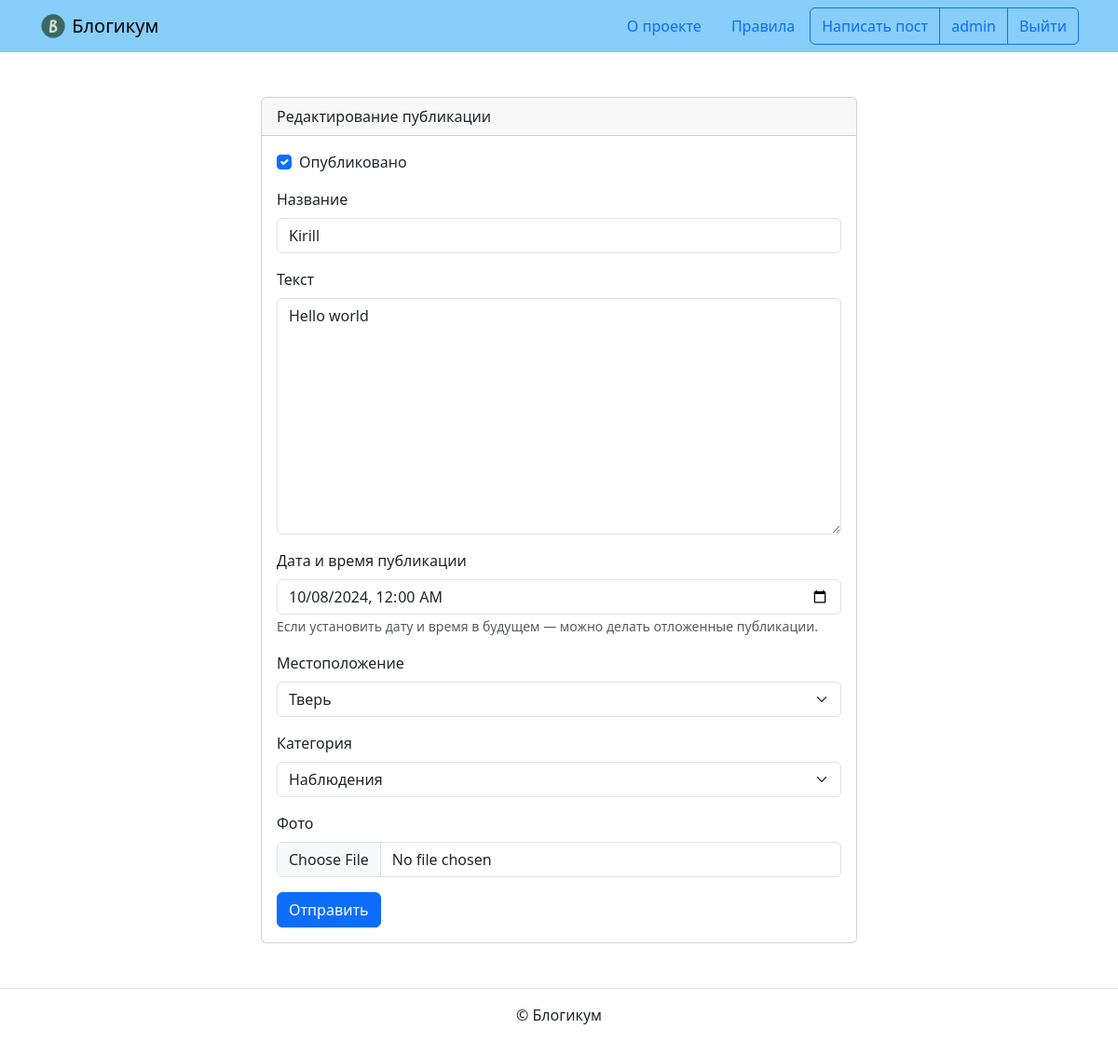
Screenshot of /posts/47/edit/ (signed in) with the database file from the repository.
### blog/models.py (models this page shows, shortened)
class BaseModel(models.Model):
    is_published = models.BooleanField(default=True,
                                       verbose_name='Опубликовано',
                                       help_text=('Снимите галочку, ',
                                                  'чтобы скрыть публикацию.'))
    created_at = models.DateTimeField(auto_now_add=True,
                                      verbose_name='Добавлено')
    class Meta:
        abstract = True

class Post(BaseModel):
    title = models.CharField(max_length=256, verbose_name='Название')
    text = models.TextField(verbose_name='Текст')
    pub_date = models.DateTimeField(
        verbose_name='Дата и время публикации',
        help_text=(
            "Если установить дату и время в будущем — "
            "можно делать отложенные публикации."
        )
    )
    author = models.ForeignKey(
        User,
        on_delete=models.CASCADE,
        verbose_name='Автор публикации',
        related_name='posts'
    )
    location = models.ForeignKey(
        'Location',
        on_delete=models.SET_NULL,
        null=True,
        verbose_name='Местоположение',
        related_name='posts'
    )
    category = models.ForeignKey(
        'Category',
        on_delete=models.SET_NULL,
        null=True,
        verbose_name='Категория',
        related_name='posts'
    )
    image = models.ImageField('Фото', upload_to='blog_images', blank=True)
    class Meta:
        verbose_name = 'публикация'
        verbose_name_plural = 'Публикации'
        ordering = ('-pub_date',)

### blog/views.py (the view, shortened to what this page needs)
# urls.py: path("posts/<int:post_id>/edit/", views.PostUpdate.as_view(),
class PostUpdate(LoginRequiredMixin, PostMixin, PostFormMixin, UpdateView):
    success_url = reverse_lazy('blog:index')
    pk_url_kwarg = 'post_id'
    def dispatch(self, request, *args, **kwargs):
        post = self.get_object()
        return super().dispatch(request, *args, **kwargs)

### blog/forms.py
class PostCreateForm(forms.ModelForm):
    class Meta:
        model = Post
        exclude = ['author']
        widgets = {
            'pub_date': forms.DateTimeInput(attrs={'class': 'form-control',
                                                   'type': 'datetime-local'})
        }

### blog/models.py (called while the page is built)
    def __str__(self):
        return self.name

    def __str__(self):
        return self.title

### templates/blog/post_form.html (shortened to what this page needs)
{% extends "base.html" %}
{% load django_bootstrap5 %}
{% block content %}
  <div class="col d-flex justify-content-center">
    <div class="card" style="width: 40rem;">
      <div class="card-header">
        {% if '/edit/' in request.path %}
          Редактирование публикации
        {% elif '/delete/' in request.path %}
          Удаление публикации
        {% else %}
          Добавление публикации
        {% endif %}
      </div>
      <div class="card-body">
        <form method="post" enctype="multipart/form-data">
          {% if not '/delete/' in request.path %}
            {% bootstrap_form form %}
          {% endif %}
          {% bootstrap_button button_type="submit" content="Отправить" %}
        </form>
      </div>
    </div>
  </div>
{% endblock %}

### templates/includes/header.html (shortened to what this page needs)
{% load static %}
<header>
  <nav class="navbar navbar-light" style="background-color: lightskyblue">
    <div class="container">
      <a class="navbar-brand" href="{% url 'blog:index' %}">
        <img src="{% static 'img/logo.png' %}" width="30" height="30" class="d-inline-block align-top" alt="">
        Блогикум
      </a>
      {% with request.resolver_match.view_name as view_name %}
        <ul class="nav  nav-pills">
          <li class="nav-item">
            <a class="nav-link {% if view_name == 'pages:about' %} text-white {% endif %}" href="{% url 'pages:about' %}">
              О проекте
            </a>
          </li>
          <li class="nav-item">
            <a class="nav-link {% if view_name == 'pages:rules' %} text-white {% endif %}" href="{% url 'pages:rules' %}">
              Правила
            </a>
          </li>
          {% if user.is_authenticated %}
            <div class="btn-group" role="group" aria-label="Basic outlined example">
              <button type="button" class="btn btn-outline-primary"><a class="text-decoration-none text-reset"
                  href="{% url 'blog:create_post' %}">Написать пост</a></button>
              <button type="button" class="btn btn-outline-primary"><a class="text-decoration-none text-reset"
                  href="{% url 'blog:profile' user.username %}">{{ user.username }}</a></button>
              <button type="button" class="btn btn-outline-primary"><a class="text-decoration-none text-reset"
                  href="{% url 'logout' %}">Выйти</a></button>
            </div>
          {% endif %}
        </ul>
      {% endwith %}
    </div>
  </nav>
</header>

### rows the page displays
Post: is_published "☑", title "Kirill", text "Hello world", pub_date "10/08/2024 00:00", location "Тверь", category "Наблюдения"

### other values shown
{{ user.username }} "admin"
